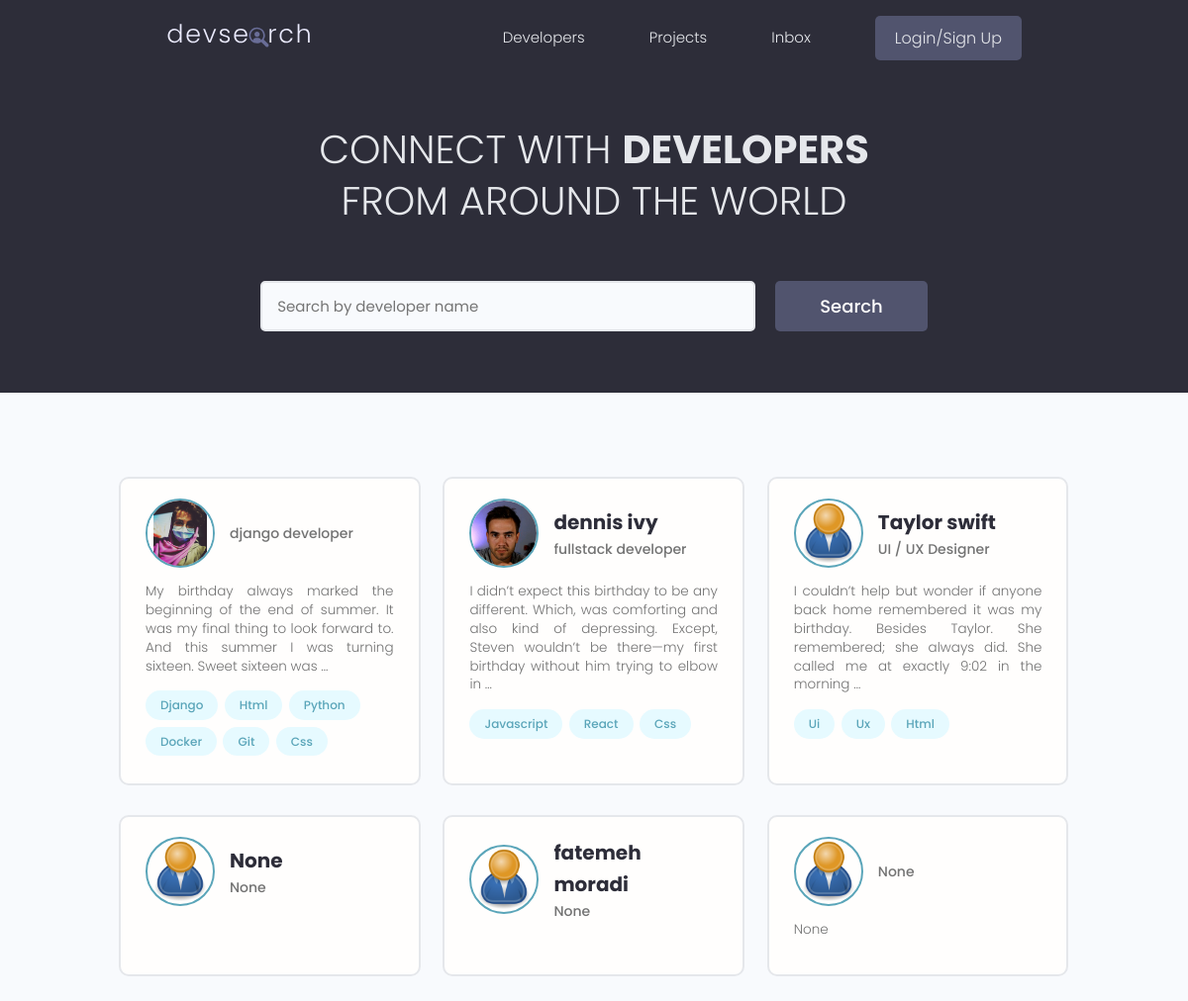
The app's page /, older data.
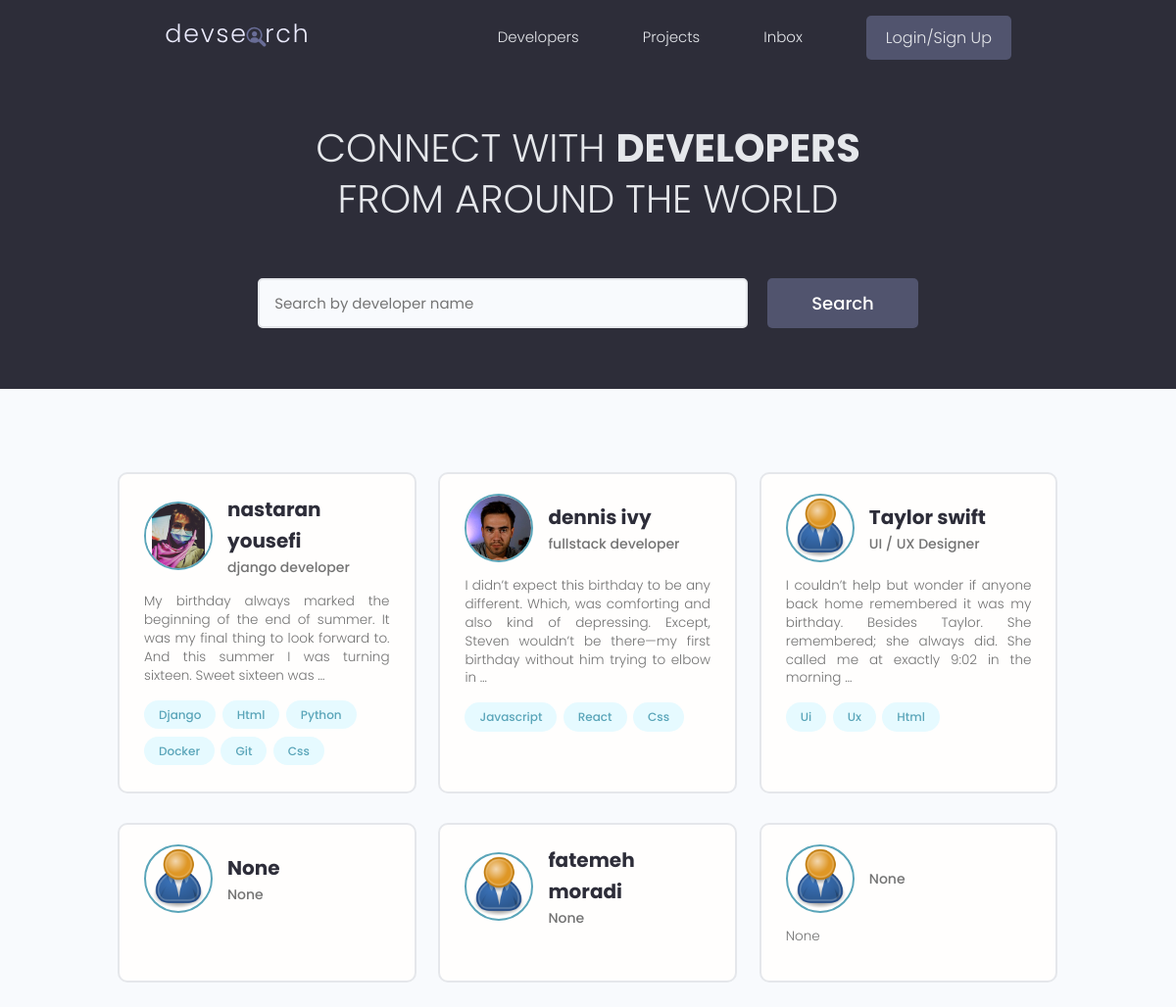
The same page, newer data.
### users/models.py (models this page shows, shortened)
class Profile(models.Model):
    user = models.OneToOneField(User, on_delete=models.CASCADE, null=True, blank=True)
    name = models.CharField(max_length=250, null=True, blank=True)
    username = models.CharField(max_length=250, null=True, blank=True)
    email = models.EmailField(max_length=500, blank=True, null=True)
    short_intro = models.CharField(max_length=200, blank=True, null=True)
    bio = models.TextField(blank=True, null=True)
    location = models.CharField(max_length=200, blank=True, null=True)
    profile_image = models.ImageField(blank=True, null=True, upload_to='profiles/',
                         default='profiles/user-default.png')
    social_github = models.CharField(max_length=500, blank=True, null=True)
    social_linkedin = models.CharField(max_length=500, blank=True, null=True)
    social_website = models.CharField(max_length=500, blank=True, null=True)
    social_twitter = models.CharField(max_length=500, blank=True, null=True)
    created = models.DateTimeField(auto_now_add=True)
    id = models.UUIDField(default=uuid.uuid4, unique=True, editable=False, primary_key=True)

### users/views.py (the view)
# urls.py: path('', views.profiles, name='profiles'),
def profiles(request):
    profiles = Profile.objects.all()
    context = {
        'profiles' : profiles,
    }
    return render(request, 'users/profiles.html', context)

### users/templates/users/profiles.html (shortened to what this page needs)
{% extends 'main.html' %}
{% block content %}
<main class="home">
    <section class="hero-section text-center">
      <div class="container container--narrow">
        <div class="hero-section__box">
          <h2>CONNECT WITH <span>DEVELOPERS</span></h2>
          <h2>FROM AROUND THE WORLD</h2>
        </div>
        <div class="hero-section__search">
          <form class="form" action="#" method="get">
            <div class="form__field">
              <input class="input input--text" id="formInput#search" type="text" name="text"
                placeholder="Search by developer name" />
            </div>
            <input class="btn btn--sub btn--lg" type="submit" value="Search" />
          </form>
        </div>
      </div>
    </section>
    <section class="devlist">
      <div class="container">
        <div class="grid grid--three">
        {% for profile in profiles %}
          <div class="column card">
            <div class="dev">
              <a href="{% url 'user-profile' profile.pk %}" class="card__body">
                <div class="dev__profile">
                  <img class="avatar avatar--md" src="{{ profile.profile_image.url }}" alt="image" />
                  <div class="dev__meta">
                    <h3>{{ profile.name }}</h3>
                    <h5>{{ profile.short_intro|truncatewords:6 }}</h5>
                  </div>
                </div>
                <p class="dev__info">{{ profile.bio|truncatewords:30 }}</p>
                <div class="dev__skills">
                    {% for skill in profile.skill_set.all|slice:'6' %}
                      <span class="tag tag--pill tag--main">
                        <small>{{ skill.name|title }}</small>
                      </span>
                    {% endfor %}
                </div>
              </a>
            </div>
          </div>
          {% endfor %}
        </div>
      </div>
    </section>
  </main>
{% endblock %}

Row changes from the older to the newer data that the page shows:
changed Profile "django developer": name (not shown) → "nastaran yousefi"
